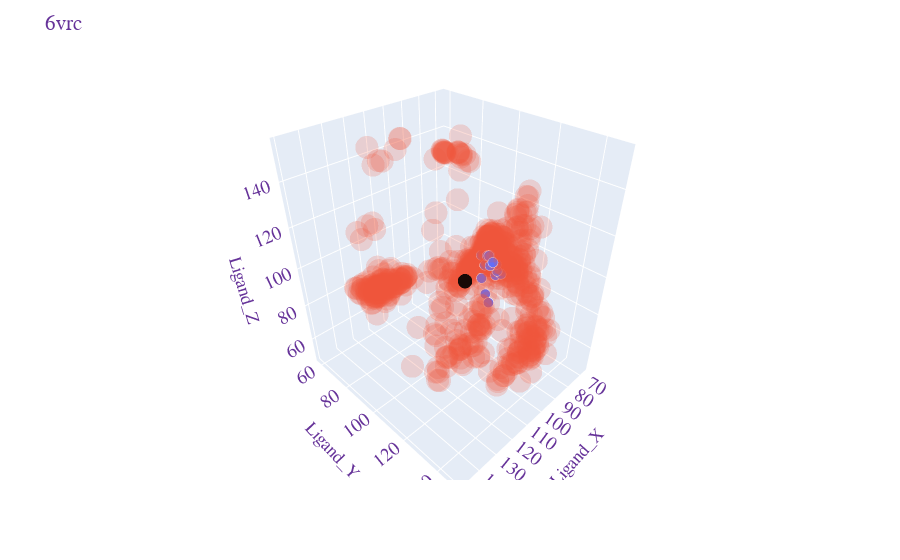
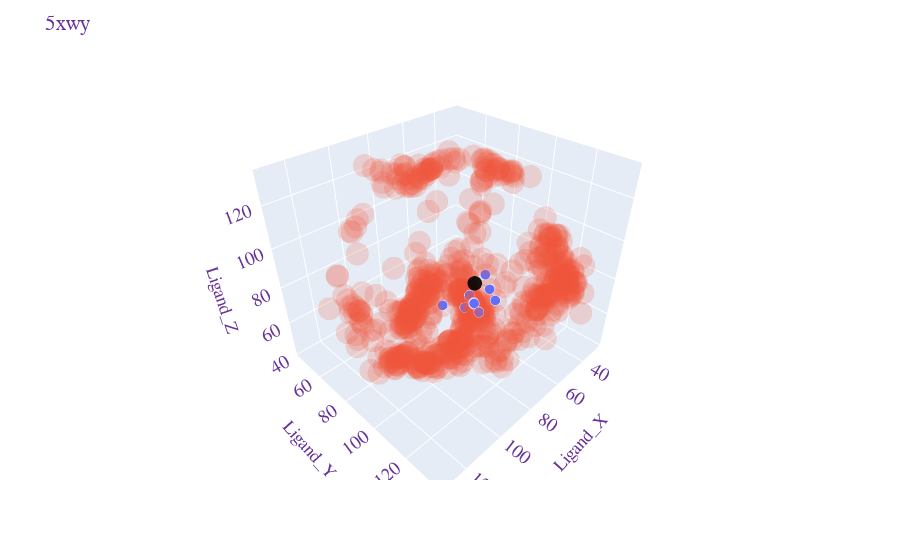
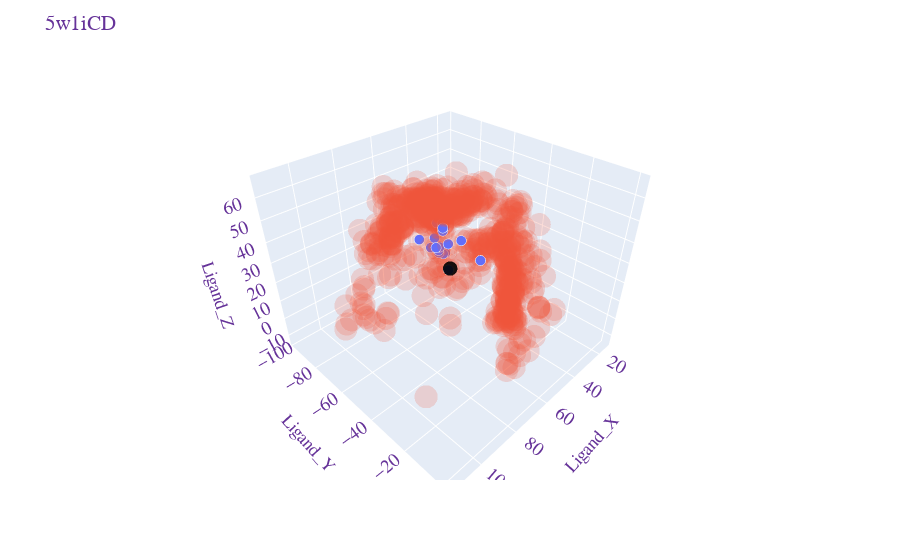
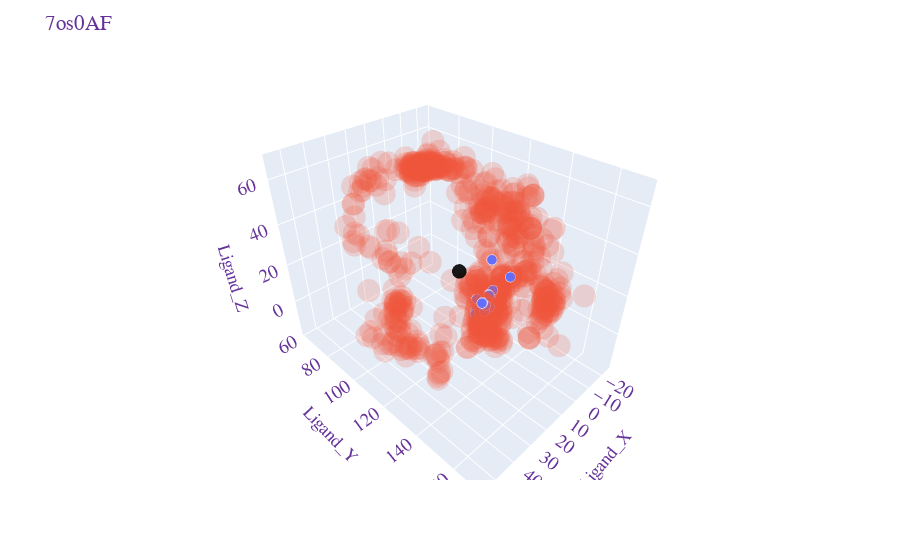

Here is the notebook cell these charts were saved with, in order:
### Code cell
#Visualizing all results of RNA docking and highlights the closests.
#*com: center of mass
docking_tools = ["Cas13a","Cas13b","Cas13d"]
gt_com = {"5w1h" :[48.845608,27.721184,27.66686 ],"5w1iAB" :[ 56.1215,2.4505994,-28.04143  ],"5w1iCD" :[ 61.02626,-51.09209,24.66995],"5wlh" :[48.861263,26.894297,27.152239],"5wtk" :[50.274933,80.3395,75.16005 ],"5xwy" :[68.23164,94.65004,76.97859],"6vrb" :[ 99.701485,102.25513,95.04736 ],"6vrc" :[102.57921,106.597145,94.71759 ],"7os0AF" :[ 17.159327,122.87648,28.838627],"7os0CD" :[-4.545542,53.652596,91.75055 ],"6aay" :[ 45.43667,101.31768,66.45977],"6dtd" :[56.11926,93.071846,47.642017],"6e9e" :[107.8896,103.60097,93.28104],"6iv8AB" :[ 23.885885,50.353664,185.15152 ],"6iv8CD" :[ 32.8377,78.52388,134.13356],"6iv9" :[ -9.211629,1.0941381,-37.997776 ]}
group_size = {"Cas13a":25,"Cas13b":50,"Cas13d":10}

for tool in docking_tools:
    df = pd.read_csv("./"+tool+"_clustered_dists.csv")
    proteins = list(set(df['Protein name']))
    size = group_size[tool]
    df_top_n = df.sort_values(['Protein name', 'Distance to GT'], ascending=[True, True]).groupby('Protein name').head(size)

    for protein in proteins:
        df_work =df_top_n.loc[df_top_n['Protein name'] ==protein]
        fig = px.scatter_3d(df_work , x= df_work["Ligand_X"], y= df_work["Ligand_Y"], z= df_work["Ligand_Z"], 
                            hover_name=df_work['RNA name'],
                            size=np.ones((len(df_work))), 
                            size_max=10, opacity=1
                           )
        
        df_work = df.loc[df['Protein name'] ==protein]
        gt = gt_com[protein]

        fig.add_scatter3d(x=  df_work["Ligand_X"], y= df_work["Ligand_Y"], z= df_work["Ligand_Z"],opacity=0.2,showlegend=False, mode="markers")#,
        fig.add_scatter3d(x= [gt[0]], y= [gt[1]], z= [gt[2]],opacity=1, name= "Ground truth",showlegend=False,marker=dict(size=5, color='rgb(0,0,0)',opacity=0.9))#,
        
        fig.update_layout(
            title= protein,
            legend_title="Legend Title",
            font=dict(
                family="Courier New, monospace",
                size=15,
                color="RebeccaPurple"
            ))        
        
        fig.show()
        #The following codes are for saving
        #fig.write_image("./"+tool+"/"+protein+".png",width= 1280, height=1080, scale=1)        
        #fig.write_html(".//"+tool+"/"+protein+".html")

### Figure 1 — Plotly figure (JSON) as saved in the notebook; plotly's stock layout.template omitted (floating-point values rounded to 4 significant figures; data arrays with more than 128 entries replaced by an {"elided": "..."} marker saying what was removed)
{"data": [{"hovertemplate": "<b>%{hovertext}</b><br><br>Ligand_X=%{x}<br>Ligand_Y=%{y}<br>Ligand_Z=%{z}<br>size=%{marker.size}<extra></extra>", "hovertext": ["CP011102_2_2", "AP019834_1_2", "CP002345_2_10", "CP002345_2_2", "CP002345_2_7", "CP002345_2_6", "CP002345_2_4", "CP011102_2_1", "AP019834_1_2", "AP019845_1_1", "CP002345_2_9", "CP002345_2_5", "CP002345_2_9", "CP011102_2_2", "AP019834_1_2", "CP002345_2_6", "CP011102_2_1", "CP002345_2_2", "CP011102_3_2", "AP019845_1_1", "CP002345_2_7", "CP002345_2_2", "CP002345_2_5", "CP002345_2_6", "CP018618_1_2"], "legendgroup": "", "marker": {"color": "#636efa", "opacity": 1, "size": [1, 1, 1, 1, 1, 1, 1, 1, 1, 1, 1, 1, 1, 1, 1, 1, 1, 1, 1, 1, 1, 1, 1, 1, 1], "sizemode": "area", "sizeref": 0.01, "symbol": "circle"}, "mode": "markers", "name": "", "scene": "scene", "showlegend": false, "type": "scatter3d", "x": [92.55, 95.52, 90.38, 92.65, 91.57, 92.4, 91.36, 95.86, 90.21, 90.13, 91.08, 91.78, 89.26, 88.45, 96.77, 94.84, 90.37, 90.9, 89.54, 93.35, 88.24, 90.88, 95.03, 86.71, 96.43], "y": [108.7, 112.3, 108.2, 112.5, 111.4, 114.8, 111.5, 114.4, 105.2, 112.2, 111.7, 115.0, 108.0, 108.6, 115.4, 111.7, 113.2, 113.7, 113.9, 111.9, 102.8, 116.6, 112.8, 104.7, 116.3], "z": [99.13, 87.04, 98.43, 100.8, 99.95, 96.81, 99.95, 103.3, 89.15, 97.12, 100.7, 98.73, 99.95, 97.11, 84.62, 106.4, 100.7, 101.2, 97.88, 106.1, 99.45, 97.51, 107.0, 96.02, 106.1]}, {"mode": "markers", "opacity": 0.2, "showlegend": false, "type": "scatter3d", "x": {"elided": "700 float values"}, "y": {"elided": "700 float values"}, "z": {"elided": "700 float values"}}, {"marker": {"color": "rgb(0,0,0)", "opacity": 0.9, "size": 5}, "name": "Ground truth", "opacity": 1, "showlegend": false, "type": "scatter3d", "x": [102.6], "y": [106.6], "z": [94.72]}], "layout": {"font": {"color": "RebeccaPurple", "family": "Courier New, monospace", "size": 15}, "legend": {"itemsizing": "constant", "title": {"text": "Legend Title"}, "tracegroupgap": 0}, "margin": {"t": 60}, "scene": {"domain": {"x": [0, 1], "y": [0, 1]}, "xaxis": {"title": {"text": "Ligand_X"}}, "yaxis": {"title": {"text": "Ligand_Y"}}, "zaxis": {"title": {"text": "Ligand_Z"}}}, "title": {"text": "6vrc"}}}

### Figure 2 — Plotly figure (JSON) as saved in the notebook; plotly's stock layout.template omitted (floating-point values rounded to 4 significant figures; data arrays with more than 128 entries replaced by an {"elided": "..."} marker saying what was removed)
{"data": [{"hovertemplate": "<b>%{hovertext}</b><br><br>Ligand_X=%{x}<br>Ligand_Y=%{y}<br>Ligand_Z=%{z}<br>size=%{marker.size}<extra></extra>", "hovertext": ["AP019845_1_1", "CP002345_2_4", "AP019845_1_1", "CP011102_2_1", "CP002345_2_11", "CP002345_2_9", "CP002345_2_3", "CP002345_2_10", "CP002345_2_2", "CP002345_2_8", "CP002345_2_5", "CP002345_2_7", "CP002345_2_11", "CP002345_2_1", "CP011102_2_1", "CP002345_2_10", "CP002345_2_9", "CP002345_2_2", "CP011102_2_1", "CP011102_3_1", "CP002345_2_2", "CP002345_2_3", "CP002345_2_11", "CP002345_2_8", "CP002345_2_10"], "legendgroup": "", "marker": {"color": "#636efa", "opacity": 1, "size": [1, 1, 1, 1, 1, 1, 1, 1, 1, 1, 1, 1, 1, 1, 1, 1, 1, 1, 1, 1, 1, 1, 1, 1, 1], "sizemode": "area", "sizeref": 0.01, "symbol": "circle"}, "mode": "markers", "name": "", "scene": "scene", "showlegend": false, "type": "scatter3d", "x": [60.43, 65.33, 55.52, 60.84, 65.89, 65.39, 65.58, 65.76, 65.91, 66.03, 65.69, 64.35, 64.09, 64.79, 62.31, 69.11, 63.0, 65.13, 81.66, 63.1, 65.95, 65.82, 65.81, 65.5, 65.17], "y": [97.11, 89.13, 89.95, 101.2, 92.67, 89.16, 92.14, 92.26, 92.66, 92.53, 91.24, 89.4, 90.9, 92.52, 86.88, 89.81, 87.91, 90.45, 87.69, 92.77, 95.92, 95.75, 93.11, 95.39, 93.14], "z": [70.65, 65.35, 72.85, 66.59, 62.86, 63.81, 62.87, 62.75, 62.62, 62.37, 62.48, 62.76, 61.17, 60.65, 63.01, 60.6, 62.03, 60.55, 67.92, 60.1, 59.38, 59.22, 59.17, 59.08, 59.16]}, {"mode": "markers", "opacity": 0.2, "showlegend": false, "type": "scatter3d", "x": {"elided": "700 float values"}, "y": {"elided": "700 float values"}, "z": {"elided": "700 float values"}}, {"marker": {"color": "rgb(0,0,0)", "opacity": 0.9, "size": 5}, "name": "Ground truth", "opacity": 1, "showlegend": false, "type": "scatter3d", "x": [68.23], "y": [94.65], "z": [76.98]}], "layout": {"font": {"color": "RebeccaPurple", "family": "Courier New, monospace", "size": 15}, "legend": {"itemsizing": "constant", "title": {"text": "Legend Title"}, "tracegroupgap": 0}, "margin": {"t": 60}, "scene": {"domain": {"x": [0, 1], "y": [0, 1]}, "xaxis": {"title": {"text": "Ligand_X"}}, "yaxis": {"title": {"text": "Ligand_Y"}}, "zaxis": {"title": {"text": "Ligand_Z"}}}, "title": {"text": "5xwy"}}}

### Figure 3 — Plotly figure (JSON) as saved in the notebook; plotly's stock layout.template omitted (floating-point values rounded to 4 significant figures; data arrays with more than 128 entries replaced by an {"elided": "..."} marker saying what was removed)
{"data": [{"hovertemplate": "<b>%{hovertext}</b><br><br>Ligand_X=%{x}<br>Ligand_Y=%{y}<br>Ligand_Z=%{z}<br>size=%{marker.size}<extra></extra>", "hovertext": ["CP018618_1_1", "CP002345_2_6", "CP002345_2_6", "CP002345_2_4", "CP011102_2_1", "CP002345_2_7", "CP002345_2_7", "AP019845_1_1", "CP002345_2_6", "AP019834_2_2", "AP019845_1_1", "AP019845_1_1", "CP002345_2_7", "AP019834_1_1", "AP019845_1_1", "CP018618_1_2", "CP011102_2_1", "CP018618_1_2", "CP018618_1_1", "CP002345_2_6", "CP002345_2_11", "CP002345_2_2", "CP002345_2_8", "CP011102_2_2", "CP011102_2_1"], "legendgroup": "", "marker": {"color": "#636efa", "opacity": 1, "size": [1, 1, 1, 1, 1, 1, 1, 1, 1, 1, 1, 1, 1, 1, 1, 1, 1, 1, 1, 1, 1, 1, 1, 1, 1], "sizemode": "area", "sizeref": 0.01, "symbol": "circle"}, "mode": "markers", "name": "", "scene": "scene", "showlegend": false, "type": "scatter3d", "x": [56.72, 59.07, 56.42, 55.18, 62.64, 58.33, 57.6, 60.24, 60.59, 59.29, 56.36, 61.03, 58.91, 59.07, 62.55, 59.94, 62.12, 59.09, 59.15, 62.95, 60.71, 60.92, 61.47, 62.0, 57.3], "y": [-56.41, -60.04, -59.97, -59.92, -57.84, -60.22, -61.46, -52.97, -63.38, -62.31, -38.27, -44.81, -56.29, -60.91, -53.74, -59.88, -69.0, -57.42, -57.42, -53.34, -55.85, -55.77, -57.96, -57.82, -59.53], "z": [19.08, 28.85, 25.84, 25.79, 32.85, 30.12, 26.3, 35.8, 29.43, 34.21, 32.69, 41.36, 41.85, 39.91, 42.69, 41.21, 31.71, 42.93, 42.95, 44.46, 44.44, 44.58, 44.44, 44.6, 43.67]}, {"mode": "markers", "opacity": 0.2, "showlegend": false, "type": "scatter3d", "x": {"elided": "700 float values"}, "y": {"elided": "700 float values"}, "z": {"elided": "700 float values"}}, {"marker": {"color": "rgb(0,0,0)", "opacity": 0.9, "size": 5}, "name": "Ground truth", "opacity": 1, "showlegend": false, "type": "scatter3d", "x": [61.03], "y": [-51.09], "z": [24.67]}], "layout": {"font": {"color": "RebeccaPurple", "family": "Courier New, monospace", "size": 15}, "legend": {"itemsizing": "constant", "title": {"text": "Legend Title"}, "tracegroupgap": 0}, "margin": {"t": 60}, "scene": {"domain": {"x": [0, 1], "y": [0, 1]}, "xaxis": {"title": {"text": "Ligand_X"}}, "yaxis": {"title": {"text": "Ligand_Y"}}, "zaxis": {"title": {"text": "Ligand_Z"}}}, "title": {"text": "5w1iCD"}}}

### Figure 4 — Plotly figure (JSON) as saved in the notebook; plotly's stock layout.template omitted (floating-point values rounded to 4 significant figures; data arrays with more than 128 entries replaced by an {"elided": "..."} marker saying what was removed)
{"data": [{"hovertemplate": "<b>%{hovertext}</b><br><br>Ligand_X=%{x}<br>Ligand_Y=%{y}<br>Ligand_Z=%{z}<br>size=%{marker.size}<extra></extra>", "hovertext": ["AP019845_1_1", "AP019845_1_1", "CP002345_2_10", "CP002345_2_7", "CP002345_2_3", "CP002345_2_11", "CP002345_2_2", "CP002345_2_4", "AP019845_1_1", "CP011102_2_2", "CP018618_1_1", "CP018618_1_2", "CP018618_1_1", "CP002345_2_6", "CP002345_2_1", "CP011102_2_1", "CP018618_1_2", "CP018618_1_1", "CP011102_2_2", "CP011102_2_2", "AP019845_1_1", "AP019845_1_1", "CP002345_2_9", "CP018618_1_2", "CP011102_2_1"], "legendgroup": "", "marker": {"color": "#636efa", "opacity": 1, "size": [1, 1, 1, 1, 1, 1, 1, 1, 1, 1, 1, 1, 1, 1, 1, 1, 1, 1, 1, 1, 1, 1, 1, 1, 1], "sizemode": "area", "sizeref": 0.01, "symbol": "circle"}, "mode": "markers", "name": "", "scene": "scene", "showlegend": false, "type": "scatter3d", "x": [8.965, -2.014, 8.722, 8.367, 8.39, 8.613, 8.37, 8.551, 9.793, 7.693, 3.244, 3.212, 8.447, 10.89, 5.75, 10.26, 10.28, 11.95, 6.295, 0.5669, 6.634, 7.984, 2.774, 9.697, 8.842], "y": [125.4, 123.4, 128.2, 128.3, 128.0, 128.0, 128.3, 128.3, 142.5, 129.3, 126.9, 127.2, 128.1, 126.8, 128.3, 126.2, 128.4, 127.5, 129.1, 127.0, 130.6, 124.9, 127.7, 128.1, 129.9], "z": [11.76, 25.39, 10.98, 11.13, 11.0, 10.85, 11.03, 10.83, 32.36, 9.744, 11.76, 11.51, 8.565, 7.373, 9.927, 7.301, 7.374, 6.566, 9.061, 12.68, 9.118, 7.121, 10.57, 6.885, 7.691]}, {"mode": "markers", "opacity": 0.2, "showlegend": false, "type": "scatter3d", "x": {"elided": "700 float values"}, "y": {"elided": "700 float values"}, "z": {"elided": "700 float values"}}, {"marker": {"color": "rgb(0,0,0)", "opacity": 0.9, "size": 5}, "name": "Ground truth", "opacity": 1, "showlegend": false, "type": "scatter3d", "x": [17.16], "y": [122.9], "z": [28.84]}], "layout": {"font": {"color": "RebeccaPurple", "family": "Courier New, monospace", "size": 15}, "legend": {"itemsizing": "constant", "title": {"text": "Legend Title"}, "tracegroupgap": 0}, "margin": {"t": 60}, "scene": {"domain": {"x": [0, 1], "y": [0, 1]}, "xaxis": {"title": {"text": "Ligand_X"}}, "yaxis": {"title": {"text": "Ligand_Y"}}, "zaxis": {"title": {"text": "Ligand_Z"}}}, "title": {"text": "7os0AF"}}}
